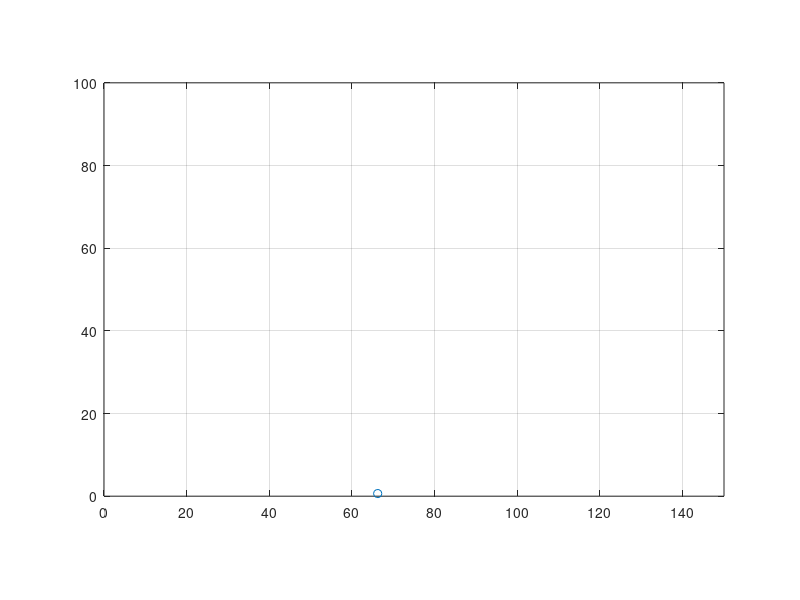

Write MATLAB code to recreate this figure.
% A framework for doing a discrete simulation of a moving ball
clear; clc;

g = 9.8;                       % gravity
iv = 43.81;                    % initial velocity (98 mph = 43.81 m/s)
angle = 60;
yDamping = 0.5;
xDamping = 0.5;
minV = 0.01;


ivx = iv * cosd(angle);        % initial velocity's x-component
ivy = iv * sind(angle);        % initial velocity's y-component

minX = 0; maxX = 150;          % setup bounds for a workspace window
minY = 0; maxY = 100;          % setup bounds for a workspace window
window = [minX maxX minY maxY];

px = minX;                     % current position's x-component
py = minY;                     % current position's y-component
vx = ivx;                      % current velocity's x-component
vy = ivy;                      % current velocity's y-component
dt = 0.1;                      % simulate 1/10 second per iteration

% ------------ begin the simulation -------------
%hold on;

while px >= minX && px <= maxX && py >= minY && py <= maxY
    plot(px, py, 'o');
    axis equal;
    axis(window);
    grid on;
    
    px = px + vx * dt;    % velocity affects position
    py = py + vy * dt;
    vy = vy - g * dt;     % acceleration affects velocity
    
    if px > maxX
        px = maxX;
        vx = -vx;
    end
    
    if px < minX
        px = minX;
        vx = -vx;
    end
    
    if py < minY
        py = minY;
        vx = vx*xDamping; %damp x velocity
        vy = vy*yDamping; %damp y velocity
        vy = -vy; %reverse velocity
    end
    
    if vx < minV && vy < minV && py < 0.5
       break; 
    end
    
    pause(dt/2);
end

disp('Simulation end');